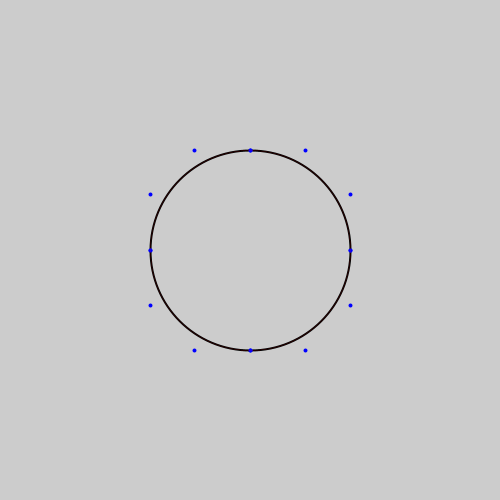
Frame 1 (no input)
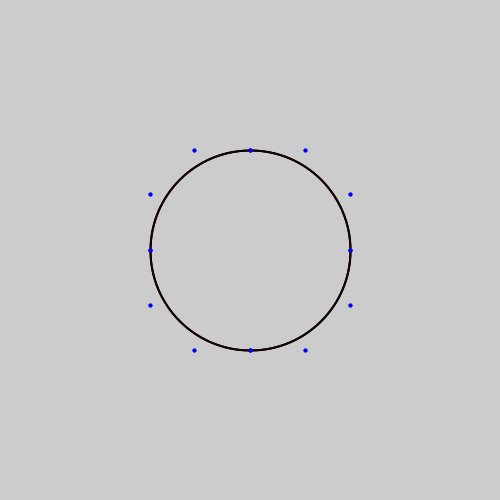
Frame 2 (the mouse pressed at the canvas centre, redrawn once)

The Processing sketch that drew these frames (run headless with seeded random() and noise(); the mouse was pressed at the canvas centre and the sketch redrawn once):

// Processing sketch: bezier_circle
// ── bezier_circle.pde
float angle = 90; //Change this value for angle of bezier
float kappa;
float radius =100;
PVector b1, b2, b3, b4;



void setup() {
  size(500, 500);
  kappa = 4 * tan(radians(angle/4))/3; //The equation responsible for the distance between control points.
  //b1= new PVector(0,0+radius);
  //print(b1);
  //b4= new PVector(0+radius,0);
  //print(kappa);
  //b2 = new PVector(b1.x+ radius* kappa,b1.y);
  //print(b2);
  //b3 = new PVector( b4.x, b4.y+radius*kappa);
  //print(b3);

  noLoop();
}

void draw() {
  translate(width/2, height/2);

  noFill();
  for (int i=0; i<4; ++i)
  {
    if (i==0)
    {
      b1= new PVector(0, 0+radius);
      b4= new PVector(0+radius, 0);
      b2 = new PVector(b1.x+ (radius* kappa), b1.y);
      b3 = new PVector( b4.x, b4.y+(radius*kappa));
    } else if (i==1)
    {
      b1= new PVector(b4.x, b4.y);
      b4= new PVector(0, 0-radius);
      b2 = new PVector(b1.x, b1.y-(radius* kappa));
      b3 = new PVector(b4.x+(radius* kappa), b4.y);
    } else if (i==2)
    {
      b1= new PVector(b4.x, b4.y);
      b4= new PVector(0-radius, 0);
      b2 = new PVector(b1.x-(radius* kappa), b1.y);
      b3 = new PVector(b4.x, b4.y-(radius* kappa));
    } else
    {
      b1= new PVector(b4.x, b4.y);
      b4= new PVector(0, 0+radius);
      b2 = new PVector(b1.x, b1.y+(radius* kappa));
      b3 = new PVector(b4.x-(radius* kappa), b4.y);
    }
   
    strokeWeight(2);
    stroke(0);
    bezier(b1.x, b1.y, b2.x, b2.y, b3.x, b3.y, b4.x, b4.y);
    
    stroke(0, 0, 255);
    strokeWeight(4);
    point(b1.x, b1.y);
    point(b2.x, b2.y);
    point(b3.x, b3.y);
    point(b4.x, b4.y);
    print(b1+"," +b2+"," +b3+"," + b4);
  }

  ellipseMode(CENTER);
  strokeWeight(0);
  stroke(255, 0, 0);
  ellipse(0, 0, 200, 200);
}
